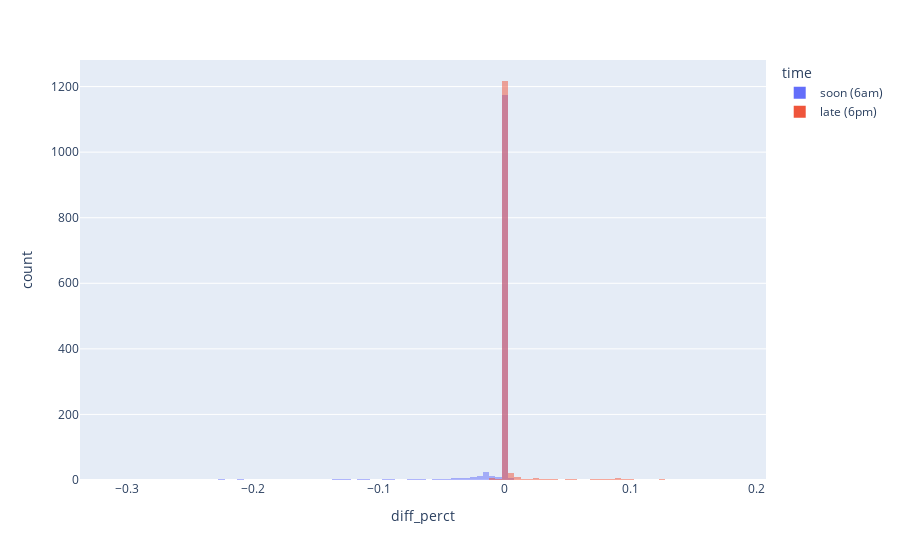

This figure's notebook cell:
### Markdown cell above
`6(a|p)m = 12pm + 12pm * diff_perct`

### Code cell
px.histogram(df_comp_normal, x='diff_perct', color='time', barmode='overlay', opacity=.5)

### Figure 1 — Plotly figure (JSON) as saved in the notebook; plotly's stock layout.template omitted (floating-point values rounded to 4 significant figures; data arrays with more than 128 entries replaced by an {"elided": "..."} marker saying what was removed)
{"data": [{"alignmentgroup": "True", "bingroup": "x", "hovertemplate": "time=soon (6am)<br>diff_perct=%{x}<br>count=%{y}<extra></extra>", "legendgroup": "soon (6am)", "marker": {"color": "#636efa", "opacity": 0.5, "pattern": {"shape": ""}}, "name": "soon (6am)", "offsetgroup": "soon (6am)", "orientation": "v", "showlegend": true, "type": "histogram", "x": {"elided": "1316 float values"}, "xaxis": "x", "yaxis": "y"}, {"alignmentgroup": "True", "bingroup": "x", "hovertemplate": "time=late (6pm)<br>diff_perct=%{x}<br>count=%{y}<extra></extra>", "legendgroup": "late (6pm)", "marker": {"color": "#EF553B", "opacity": 0.5, "pattern": {"shape": ""}}, "name": "late (6pm)", "offsetgroup": "late (6pm)", "orientation": "v", "showlegend": true, "type": "histogram", "x": {"elided": "1316 float values"}, "xaxis": "x", "yaxis": "y"}], "layout": {"barmode": "overlay", "legend": {"title": {"text": "time"}, "tracegroupgap": 0}, "margin": {"t": 60}, "xaxis": {"anchor": "y", "domain": [0, 1], "title": {"text": "diff_perct"}}, "yaxis": {"anchor": "x", "domain": [0, 1], "title": {"text": "count"}}}}
